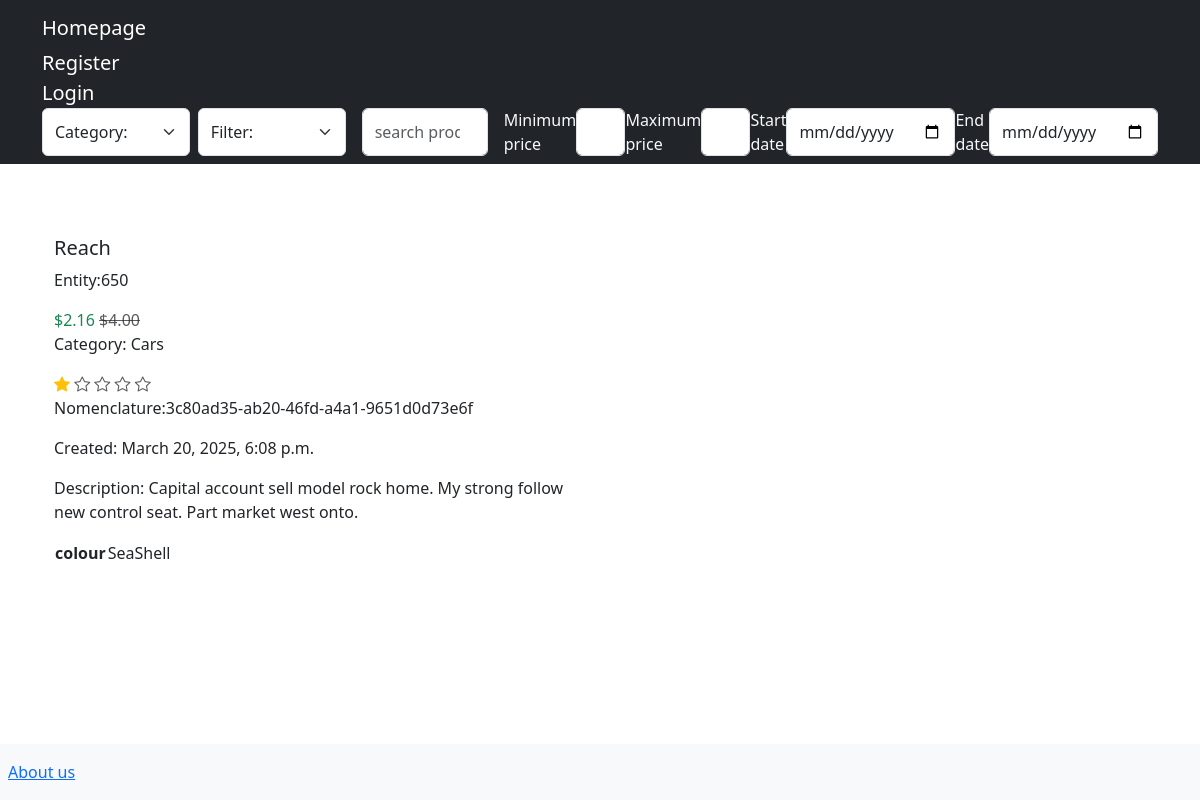
/shop/product/149/, run on the app's committed database.
### shop/models.py (models this page shows, shortened)
class Product(models.Model):
    name = models.CharField(max_length=100)
    description = models.TextField(null=True, blank=True)
    entity = models.PositiveIntegerField(default=0)
    price = models.DecimalField(max_digits=7, decimal_places=2)
    available = models.BooleanField(default=True)
    category = models.ForeignKey(
        Category, on_delete=models.CASCADE, related_name="products"
    )
    nomenclature = models.CharField(unique=True, max_length=50)
    image_path = models.CharField(max_length=200, null=True)
    created_at = models.DateTimeField(auto_now_add=True)
    updated_at = models.DateTimeField(auto_now=True)
    rating = models.FloatField(default=0.0)
    attributes = models.JSONField(default=dict)
    discount = models.IntegerField(default=0)
    class Meta:
        ordering = ["-created_at"]
        db_table = "products"
        unique_together = ["name", "description"]

class Category(models.Model):
    name = models.CharField(max_length=100, unique=True)
    description = models.TextField(null=True, blank=True)
    created_at = models.DateTimeField(auto_now_add=True)
    def __str__(self):
        return self.name
    class Meta:
        verbose_name_plural = "Categories"
        ordering = ["name"]
        db_table = "categories"

### shop/views.py (the view)
# urls.py: path("product/<int:product_id>/", product_details, name="product_details"),
def product_details(request, product_id):
    product = get_object_or_404(Product, id=product_id)
    return render(request, "product_detail.html", {"product": product})

### shop/templatetags/math_filters.py (called while the page is built)
@register.filter
def calculate_discount(value, arg):
    discount_value = value * arg / 100
    return value - discount_value

### shop/templates/product_detail.html (shortened to what this page needs)
{% extends 'base.html' %}
{% load math_filters %}
{% block content %}
    <div class="container my-3">
        <div class="row">
            <div class="col-md-6">
            </div>
        </div>
        <div class="row">
            <div class="col-md-6">
                <h5>
                    {{ product.name }}
                </h5>
                {% if product.available %}
                    <p>Entity:{{ product.entity }}</p>
                {% else %}
                    <p>Not avaliable</p>
                {% endif %}
                {% if product.discount %}
                    <span class="text-success">
                        ${{ product.price|calculate_discount:product.discount }}
                    </span>
                    <span class="text-muted text-decoration-line-through">
                        ${{ product.price }}
                    </span>
                {% else %}
                    <p class="text-success">
                        ${{ product.price }}
                    </p>
                {% endif %}
                <p>
                    Category: {{ product.category }}
                </p>
                {% for i in "12345" %}
                    {% if forloop.counter <= product.rating %}
                        <i class="bi bi-star-fill text-warning"></i>
                    {% else %}
                        <i class="bi bi-star text-muted"></i>
                    {% endif %}
                {% endfor %}
                <p>
                    Nomenclature:{{ product.nomenclature }}
                </p>
                <p>
                    Created: {{ product.created_at }}
                </p>
            </div>
        </div>
        <div class="row">
            <div class="col-md-6">
                {% if product.description %}
                <p>
                    Description: {{ product.description }}
                </p>
                {% endif %}
            </div>
        </div>
        <div class="row">
            <div class="col-md-6">
                <table>
                    {% for key, value in product.attributes.items %}
                        <tr>
                            <th>
                                {{ key }}
                            </th>
                            <td>
                                {{ value }}
                            </td>
                        </tr>
                    {% endfor %}
                </table>
            </div>
        </div>
    </div>
{% endblock %}

### data on the page
Product: name "Reach", entity "650", price|calculate_discount "2.16", price "4.00", category "Cars", nomenclature "3c80ad35-ab20-46fd-a4a1-9651d0d73e6f", created_at "March 20, 2025, 6:08 p.m.", description "Capital account sell model rock home. My strong follow new control seat. Part market west onto."

### other printed values
{{ key }} "colour"
{{ value }} "SeaShell"
